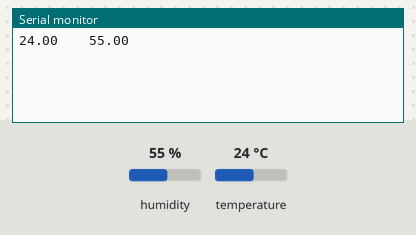
Bench run of a sketch on a simulated Arduino Uno, built with avr-gcc and run on an emulated ATmega328P. Parts: the last lines printed to the serial monitor. The inputs (shaded band) are chosen by the test bench; at power-on: humidity 55 %, temperature 24 °C.

Above: at 1.3 s.
1.4 s: humidity set to 22 %
At 3.3 s:
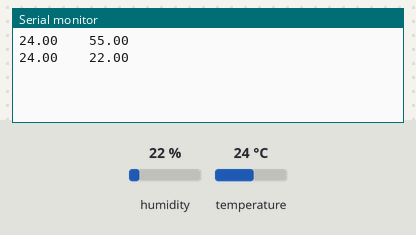
4.1 s: temperature set to 12 °C
At 5.1 s:
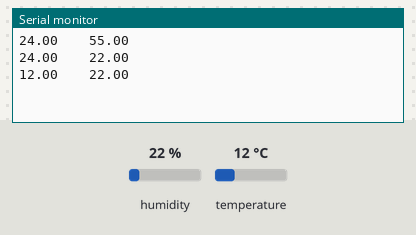
6.8 s: humidity set to 40 %
At 8.6 s:
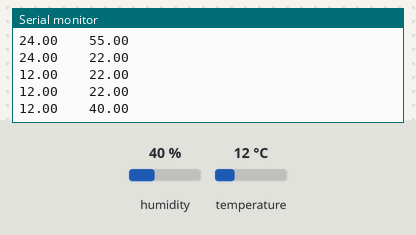
Timing chart, 0 to 10.1 s (numbered marks = the images above; inputs shaded):
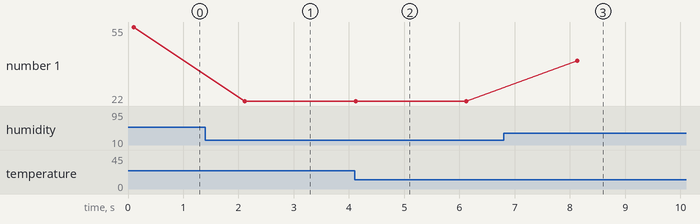

Measured:
- after the input at 1.4 s, the serial monitor: prints a new line after 0.71 s (image 1)
- after the input at 4.1 s, the serial monitor: prints a new line at once (image 2)
- after the input at 6.8 s, the serial monitor: prints a new line after 1.3 s (image 3)
- plotted number 1: 55 → 22 after the input at 1.4 s, 22 → 40 after the input at 6.8 s

The sketch:

nodeMCU_DHT22.ino
```cpp
#include "DHT.h"
// Uncomment one of the lines below for whatever DHT sensor type you're using!
//#define DHTTYPE DHT11   // DHT 11
//#define DHTTYPE DHT21   // DHT 21 (AM2301)
#define DHTTYPE DHT22   // DHT 22  (AM2302), AM2321

// DHT Sensor
uint8_t DHTPin = 5;

// Initialize DHT sensor.
DHT dht(DHTPin, DHTTYPE);

float Temperature;
float Humidity;
void setup() {
  Serial.begin(230400);
  delay(100);

  pinMode(DHTPin, INPUT);

  dht.begin();
}

void loop(){
  Temperature = dht.readTemperature(); // Gets the values of the temperature
  Humidity = dht.readHumidity(); // Gets the values of the humidity
  Serial.print(Temperature);
  Serial.print("    ");
  Serial.println(Humidity);
  delay(2000);
}
```
